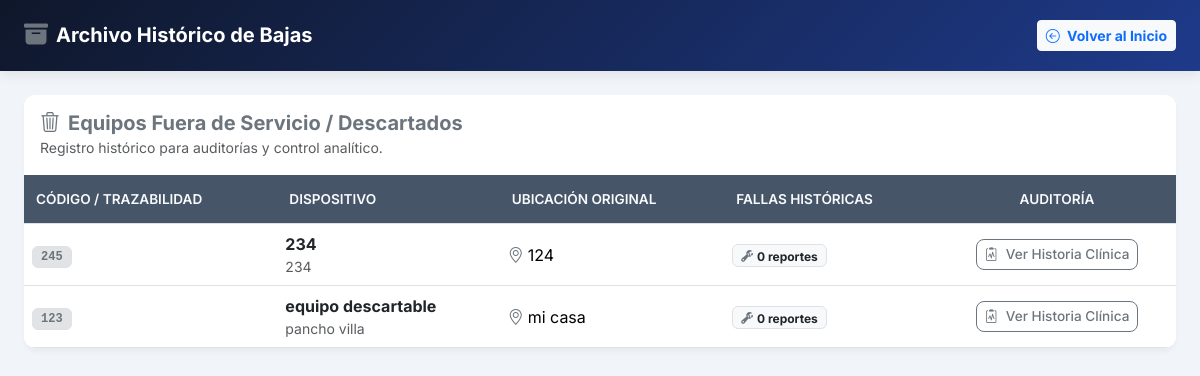
Page /descartados on the earlier database version.
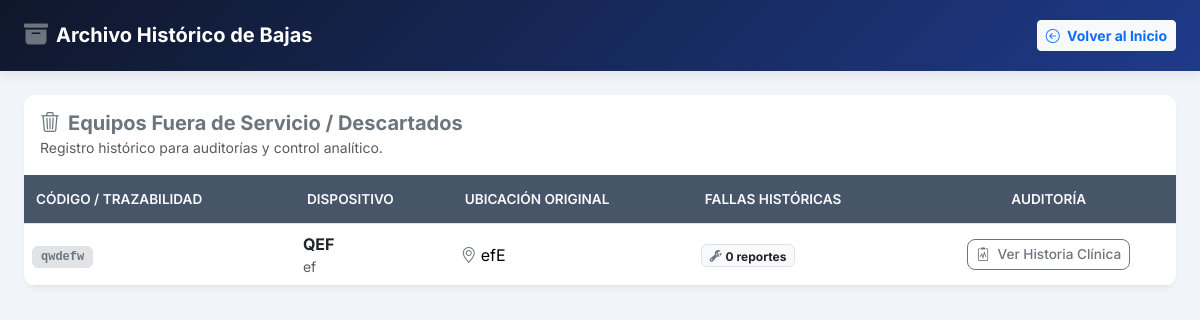
Same page on the later database version.
### tables this page shows
CREATE TABLE equipos (
        id INTEGER PRIMARY KEY AUTOINCREMENT,
        codigo_trazabilidad TEXT UNIQUE NOT NULL,
        numero_serie TEXT NOT NULL,
        nombre TEXT NOT NULL,
        marca TEXT NOT NULL,
        ubicacion TEXT NOT NULL,
        puntaje_funcion REAL DEFAULT 5.0,
        puntaje_aplicacion REAL DEFAULT 5.0,
        puntaje_mantenimiento REAL DEFAULT 3.0,
        manual_url TEXT,
        estado TEXT DEFAULT 'Activo'
        
    );

### app.py (the view)
@app.route("/descartados")
def equipos_descartados():
    filas_baja = obtener_equipos_descartados()
    return render_template("descartados.html", equipos=filas_baja)

### db.py (called while the page is built)
def obtener_conexion():
    conexion = sqlite3.connect(RUTA_BD)
    conexion.row_factory = sqlite3.Row
    conexion.execute("PRAGMA foreign_keys = ON;")
    return conexion

def obtener_equipos_descartados():
    conexion = obtener_conexion()
    try:
        return conexion.execute("""
        SELECT e.*, COUNT(f.id) AS cantidad_fallas
        FROM equipos e
        LEFT JOIN historial_fallas f ON e.id = f.equipo_id
        WHERE e.estado = 'Descartado'
        GROUP BY e.id
        """).fetchall()
    finally:
        conexion.close()

### templates/descartados.html (shortened to what this page needs)
<!DOCTYPE html>
<html lang="es">
<head>
    <link href="https://cdn.jsdelivr.net/npm/bootstrap@5.3.3/dist/css/bootstrap.min.css" rel="stylesheet">
    <link rel="stylesheet" href="https://cdn.jsdelivr.net/npm/bootstrap-icons@1.11.3/font/bootstrap-icons.min.css">
</head>
<body>
<nav class="navbar navbar-dark navbar-custom py-3 mb-4">
    <div class="container-fluid px-4">
        <span class="navbar-brand mb-0 h1 d-flex align-items-center gap-2">
            <i class="bi bi-archive-fill text-secondary fs-4"></i>
            <span class="fw-bold">Archivo Histórico de Bajas</span>
        </span>
        <div class="d-flex align-items-center gap-3">
            <a href="/" class="btn btn-light btn-sm fw-bold text-primary"><i class="bi bi-arrow-left-circle me-1"></i> Volver al Inicio</a>
        </div>
    </div>
</nav>
<div class="container-fluid px-4 pb-5">
    <div class="card overflow-hidden">
        <div class="card-header bg-white py-3 border-0 d-flex justify-content-between align-items-center">
            <div>
                <h5 class="fw-bold mb-0 text-secondary"><i class="bi bi-trash3 text-secondary me-2"></i>Equipos Fuera de Servicio / Descartados</h5>
                <small class="text-muted">Registro histórico para auditorías y control analítico.</small>
            </div>
        </div>
        <div class="table-responsive">
            <table class="table table-hover align-middle mb-0">
                <thead>
                    <tr>
                        <th>Código / Trazabilidad</th>
                        <th>Dispositivo</th>
                        <th>Ubicación Original</th>
                        <th>Fallas Históricas</th>
                        <th class="text-center">Auditoría</th>
                    </tr>
                </thead>
                <tbody>
                    {% for eq in equipos %}
                    <tr>
                        <td>
                            <span class="badge bg-secondary-subtle text-secondary font-monospace border px-2 py-1">
                                {{ eq.codigo_trazabilidad }}
                            </span>
                        </td>
                        <td>
                            <div class="fw-bold text-dark">{{ eq.nombre }}</div>
                            <div class="text-muted small">{{ eq.marca }}</div>
                        </td>
                        <td><i class="bi bi-geo-alt text-secondary me-1"></i>{{ eq.ubicacion }}</td>
                        <td>
                            <span class="badge bg-light text-dark border">
                                <i class="bi bi-wrench-adjustable me-1 text-secondary"></i>{{ eq.cantidad_fallas }} reportes
                            </span>
                        </td>
                        <td class="text-center">
                            <a href="/equipo/{{ eq.id }}" class="btn btn-outline-secondary btn-sm btn-action">
                                <i class="bi bi-clipboard2-pulse me-1"></i> Ver Historia Clínica
                            </a>
                        </td>
                    </tr>
                    {% endfor %}
                </tbody>
            </table>
        </div>
    </div>
</div>
</body>
</html>

Differences in the rows shown:
no longer on this page (row edited): equipos: codigo_trazabilidad "123", nombre "equipo descartable", marca "pancho villa", ubicacion "mi casa", cantidad_fallas "0"
changed equipos: codigo_trazabilidad "245" → "qwdefw"; nombre "234" → "QEF"; marca "234" → "ef"; ubicacion "124" → "efE"
